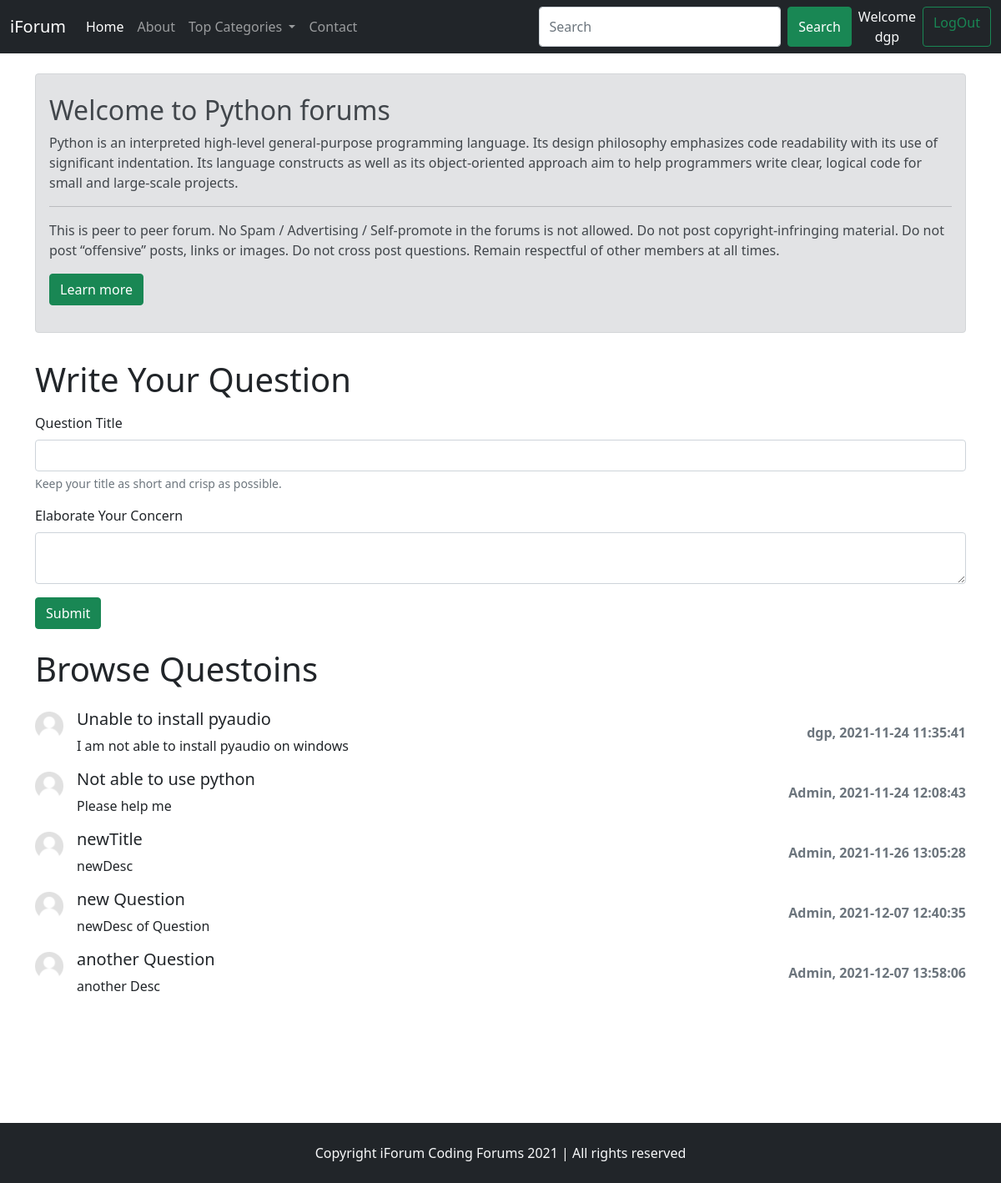
Page /threadlist.php?catid=1 (signed in) on the committed database.
### tables this page shows
CREATE TABLE `categories` (
  `category_id` int(8) NOT NULL,
  `category_name` varchar(255) NOT NULL,
  `category_description` varchar(325) NOT NULL,
  `created` datetime NOT NULL DEFAULT current_timestamp()
);

CREATE TABLE `threads` (
  `thread_id` int(10) NOT NULL,
  `thread_title` varchar(255) NOT NULL,
  `thread_desc` text NOT NULL,
  `thread_cat_id` int(10) NOT NULL,
  `thread_user_id` int(10) NOT NULL,
  `timestamp` datetime NOT NULL DEFAULT current_timestamp()
);

CREATE TABLE `users` (
  `sno` int(8) NOT NULL,
  `user_name` varchar(30) NOT NULL,
  `user_email` varchar(30) NOT NULL,
  `user_pass` varchar(255) NOT NULL,
  `timestamp` datetime NOT NULL DEFAULT current_timestamp()
);

### threadlist.php (the view, shortened to what this page needs)
<!doctype html>
<html lang="en">
<head>
    <link href="https://cdn.jsdelivr.net/npm/bootstrap@5.1.3/dist/css/bootstrap.min.css" rel="stylesheet"
>
    <link rel="stylesheet" href="./css/style.css">
</head>
<body>
    <?php include "./partials/_dbconnect.php"; ?>
    <?php include "./partials/_header.php"; ?>
    <?php
        $id = $_GET['catid'];
        $sql = "SELECT * FROM `categories` WHERE `category_id` = '$id'";
        $result = mysqli_query($conn, $sql);
        $num = mysqli_num_rows($result);
        if($num > 0 ){
            while($row = mysqli_fetch_assoc($result)){
                $catName = $row['category_name'];
                $catDecs = $row['category_description'];
            }
        }
    ?>
    <div class="container my-4">
        <div class="alert alert-secondary py-4" role="alert">
            <h2 class="alert-heading">Welcome to <?php echo $catName; ?> forums</h2>
            <p><?php echo $catDecs; ?></p>
            <hr>
            <p class="mb-3">This is peer to peer forum.
                  No Spam / Advertising / Self-promote in the forums is not allowed. Do not post copyright-infringing material. Do not post “offensive” posts, links or images. Do not cross post questions. Remain respectful of other members at all times.
            </p>
            <a class="btn btn-success mb-2" href="#" role="button">Learn more</a>
        </div>
    </div>
    <?php
        if(isset($_SESSION['loggedin']) && $_SESSION['loggedin']==true){
            echo'
            <div class="container my-3">
                <h1 class="py-2">Write Your Question</h1>
                <form action="' . $_SERVER["REQUEST_URI"] . '" method="post" >
                    <div class="mb-3">
                        <label for="title" class="form-label">Question Title</label>
                        <input type="text" class="form-control" id="title" name="title" aria-describedby="emailHelp">
                        <div id="emailHelp" class="form-text">Keep your title as short and crisp as possible.</div>
                    </div>
                    <div class="mb-3">
                        <label for="desc" class="form-label">Elaborate Your Concern</label>
                        <textarea class="form-control" aria-label="With textarea" id="desc" name="desc" row="3"></textarea>
                        <input type="hidden" value="' . $_SESSION['userid'] . '" name="user_id">
                    </div>
                    <button type="submit" class="btn btn-success">Submit</button>
                </form>
            </div>';
        }
        else{
            echo '
            <div class="container">
                <h1 class="py-2">Write Your Question</h1>
                <p class="px-4">You are not loggedin. Please login to ask questions.</p>
            </div>';
        }
    ?>
    <div class="container mb-5" id="ques">
        <h1 class="py-2">Browse Questoins</h1>
        <?php
            $id = $_GET['catid'];
            $sql = "SELECT * FROM `threads` WHERE `thread_cat_id` = '$id'";
            $result = mysqli_query($conn, $sql);
            $num = mysqli_num_rows($result);
            if($num > 0 ){
                while($row = mysqli_fetch_assoc($result)){
                    $id = $row['thread_id'];
                    $title = $row['thread_title'];
                    $decs = $row['thread_desc'];
                    $threadTime = $row['timestamp'];
                    $threadUserId = $row['thread_user_id'];
                    $sql2 = "SELECT `user_name` FROM `users` WHERE `sno`='$threadUserId'";
                    $result2 = mysqli_query($conn, $sql2);
                    $row2 = mysqli_fetch_assoc($result2);
                    echo '
                    <div class="d-flex align-items-center my-3">
                        <div class="flex-shrink-0">
                            <img src="./img/userdefault.png" width="34px" class="mr-3 mb-3" alt="...">
                        </div>
                        <div class="flex-grow-1 ms-3">
                            <div class="d-flex">
                                <h5><a class="link-dark text-decoration-none" href="thread.php?threadid=' . $id . '">' . $title . '</a></h5>
                            </div>
                            ' . $decs . '
                        </div>
                        <p class="fw-bold text-secondary my-0">' . $row2["user_name"] . ', ' . $threadTime . '</p>
                    </div>';
                }
            }
        ?>
    </div>
    <?php include "./partials/_footer.php"; ?>
</body>
</html>

### css/style.css (style rules this page uses)
#ques, .contact, .serachResults { min-height: 66vh; }

### rows in the picture
categories: category_name "Python", category_description "Python is an interpreted high-level general-purpose programming language. Its design philosophy emphasizes code readability with its use of significant indentation. Its language constructs as well as its object-oriented approach aim to help programmers write clear, logical code for small and large-scale projects."
threads: thread_title "Unable to install pyaudio", thread_desc "I am not able to install pyaudio on windows", users.user_name "dgp", timestamp "2021-11-24 11:35:41"
threads: thread_title "Not able to use python", thread_desc "Please help me", users.user_name "Admin", timestamp "2021-11-24 12:08:43"
threads: thread_title "newTitle", thread_desc "newDesc", users.user_name "Admin", timestamp "2021-11-26 13:05:28"
threads: thread_title "new Question", thread_desc "newDesc of Question", users.user_name "Admin", timestamp "2021-12-07 12:40:35"
threads: thread_title "another Question", thread_desc "another Desc", users.user_name "Admin", timestamp "2021-12-07 13:58:06"

### other values in the picture
$_SESSION["username"] "dgp"
